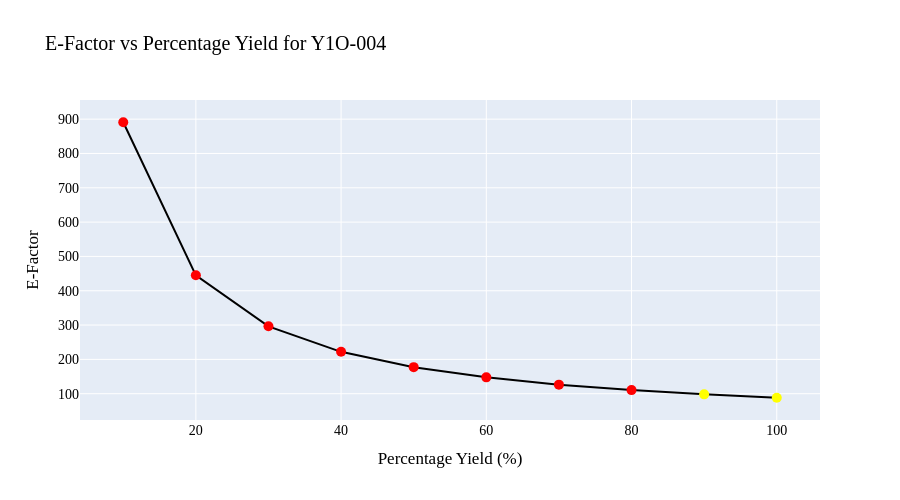

The notebook cell this image was saved under:
### Code cell
#plots the e-factor line graph for reaction 4
plot_single_reaction(df_e_factor_values, "Y1O-004")

### Figure 1 — Plotly figure (JSON) as saved in the notebook; plotly's stock layout.template omitted (floating-point values rounded to 4 significant figures)
{"data": [{"hovertemplate": "Percentage Yield (%)=%{x}<br>E‑Factor=%{y}<extra></extra>", "legendgroup": "", "line": {"color": "black", "dash": "solid"}, "marker": {"color": ["#FF0000", "#FF0000", "#FF0000", "#FF0000", "#FF0000", "#FF0000", "#FF0000", "#FF0000", "#FFFF00", "#FFFF00"], "size": 10, "symbol": "circle"}, "mode": "lines+markers", "name": "", "orientation": "v", "showlegend": false, "type": "scatter", "x": [10, 20, 30, 40, 50, 60, 70, 80, 90, 100], "xaxis": "x", "y": [891, 445, 296.3, 222, 177.4, 147.7, 126.4, 110.5, 98.11, 88.2], "yaxis": "y"}], "layout": {"font": {"color": "black", "family": "Calibri", "size": 14}, "height": 500, "legend": {"tracegroupgap": 0}, "title": {"text": "E‑Factor vs Percentage Yield for Y1O-004"}, "xaxis": {"anchor": "y", "domain": [0, 1], "nticks": 10, "title": {"text": "Percentage Yield (%)"}}, "yaxis": {"anchor": "x", "domain": [0, 1], "nticks": 10, "title": {"text": "E‑Factor"}}}}
